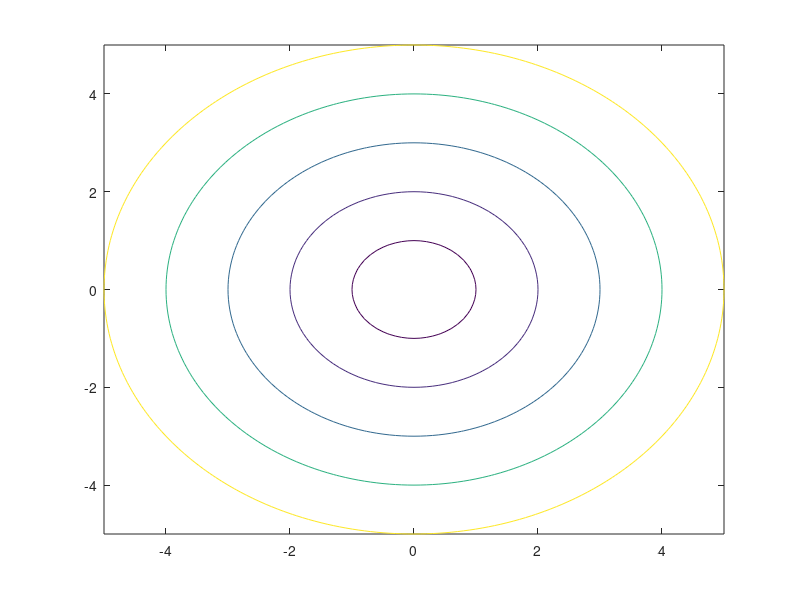

This figure's MATLAB source: (Note: this script raises an error after producing the figure.)
clear all
close all

t1 = 0
t2 = 0

[X,Y] = meshgrid(-5:.1:5,-5:.1:5);
Z = (X-t1).^2+(Y-t2).^2;
[C,h] = contour(X,Y,Z,[1:5].^2);
% set(h,'ShowText','on','TextStep',get(h,'LevelStep'));
clabel(C,'DisplayName','booyah')
set(h,'DisplayName','booyah')
colormap cool;

axis equal
grid on
